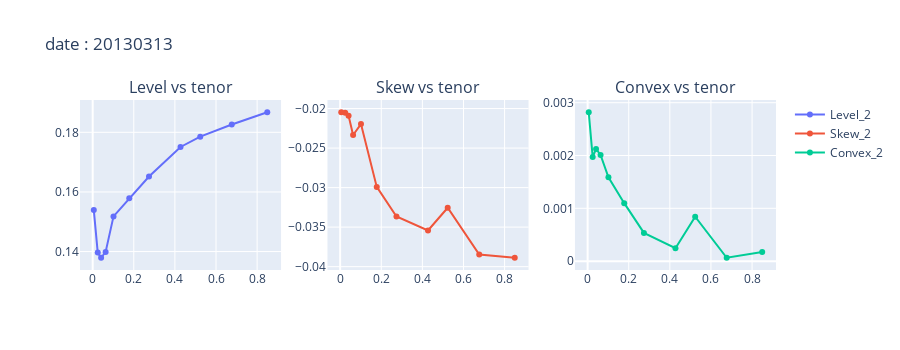

The cell this chart's notebook holds for it:
### Code cell
plot_params_vs_tenor(df_all,"20130313")

### Figure 1 — Plotly figure (JSON) as saved in the notebook; plotly's stock layout.template omitted (floating-point values rounded to 4 significant figures)
{"data": [{"mode": "markers+lines", "name": "Level_2", "type": "scatter", "x": [0.005479, 0.02466, 0.0411, 0.06301, 0.1014, 0.1781, 0.274, 0.4274, 0.5233, 0.6767, 0.8493], "xaxis": "x", "y": [0.1539, 0.1397, 0.1379, 0.1399, 0.1518, 0.1579, 0.1652, 0.1751, 0.1785, 0.1826, 0.1867], "yaxis": "y"}, {"mode": "markers+lines", "name": "Skew_2", "type": "scatter", "x": [0.005479, 0.02466, 0.0411, 0.06301, 0.1014, 0.1781, 0.274, 0.4274, 0.5233, 0.6767, 0.8493], "xaxis": "x2", "y": [-0.02047, -0.02053, -0.02092, -0.02334, -0.02196, -0.02991, -0.03365, -0.03542, -0.03255, -0.03847, -0.03887], "yaxis": "y2"}, {"mode": "markers+lines", "name": "Convex_2", "type": "scatter", "x": [0.005479, 0.02466, 0.0411, 0.06301, 0.1014, 0.1781, 0.274, 0.4274, 0.5233, 0.6767, 0.8493], "xaxis": "x3", "y": [0.002819, 0.001972, 0.002123, 0.00201, 0.001588, 0.001098, 0.0005349, 0.0002444, 0.0008407, 6.422e-05, 0.0001727], "yaxis": "y3"}], "layout": {"annotations": [{"font": {"size": 16}, "showarrow": false, "text": "Level vs tenor", "x": 0.1444, "xanchor": "center", "xref": "paper", "y": 1, "yanchor": "bottom", "yref": "paper"}, {"font": {"size": 16}, "showarrow": false, "text": "Skew vs tenor", "x": 0.5, "xanchor": "center", "xref": "paper", "y": 1, "yanchor": "bottom", "yref": "paper"}, {"font": {"size": 16}, "showarrow": false, "text": "Convex vs tenor", "x": 0.8556, "xanchor": "center", "xref": "paper", "y": 1, "yanchor": "bottom", "yref": "paper"}], "height": 350, "title": {"text": "date : 20130313"}, "xaxis": {"anchor": "y", "domain": [0, 0.2889]}, "xaxis2": {"anchor": "y2", "domain": [0.3556, 0.6444]}, "xaxis3": {"anchor": "y3", "domain": [0.7111, 1]}, "yaxis": {"anchor": "x", "domain": [0, 1]}, "yaxis2": {"anchor": "x2", "domain": [0, 1]}, "yaxis3": {"anchor": "x3", "domain": [0, 1]}}}
